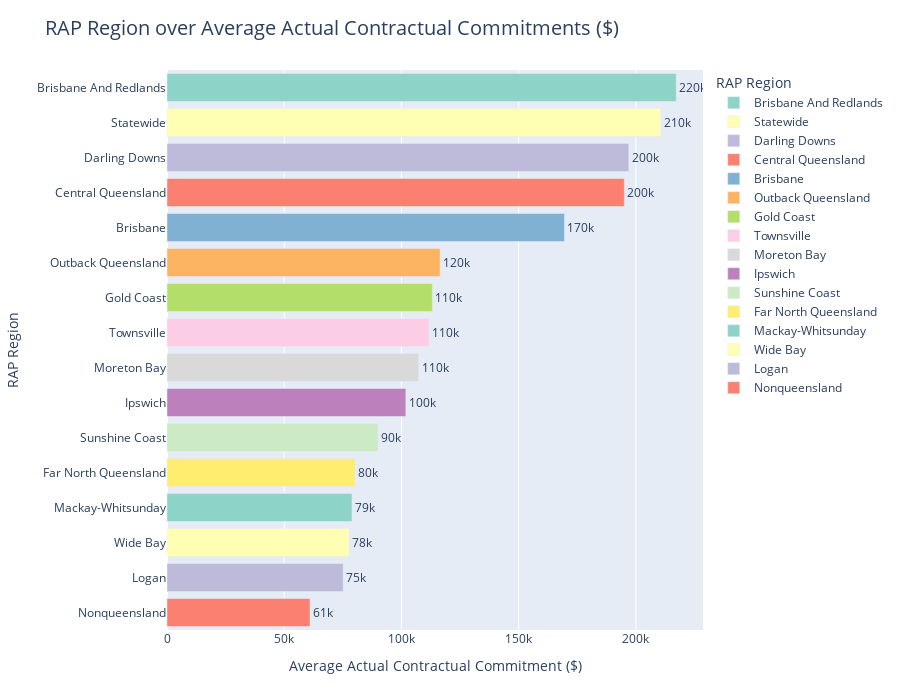

Source (notebook cell):
### Markdown cell above
#### Chart 2 - Analyze Average Actual Contractual Commitments ($) for RAP Region
* Nonqueensland significantly lags behind other regions. 
* While certain discrepancies in contract funding may seem insignificant, it is imperative to delve into the reasons behind Nonqueensland having considerably less funds allocated to contracts in comparison to other areas. 
* Within the RAP Region, specific categories exhibit a substantial influence on the extent of funds allocated to contracts. Discrepancies in contract funding across categories may not hold much significance, potentially occurring randomly. For instance, the average funds allocated to contracts in Brisbane And Redlands do not differ significantly from the statewide average. However, Nonqueensland stands out for its significantly lower funding in contracts compared to Brisbane And Redlands, Darling Downs, Brisbane, Gold Coast, and Ipswich.

### Code cell
# Group the dataframe by 'Investment/Project Title' and calculate the mean of 'Actual Contractual Commitment ($)'
average_commitment_df = df.groupby('RAP Region')['Actual Contractual Commitment ($)'].mean().reset_index()

# Rename the column to reflect that it contains average values
average_commitment_df = average_commitment_df.rename(columns={'Actual Contractual Commitment ($)': 'Average Actual Contractual Commitment ($)'})
average_commitment_df = average_commitment_df.sort_values(by='Average Actual Contractual Commitment ($)', ascending=False)


fig = px.bar(
    average_commitment_df,
    x='Average Actual Contractual Commitment ($)',
    y='RAP Region',
    orientation='h',
    title='RAP Region over Average Actual Contractual Commitments ($)',
    labels={'Average Actual Contractual Commitment ($)': 'Average Actual Contractual Commitment ($)', 'RAP Region': 'RAP Region'},
    text='Average Actual Contractual Commitment ($)',
    color='RAP Region',
    color_discrete_sequence=px.colors.qualitative.Set3,
    hover_data={'RAP Region': True}
)


fig.update_traces(texttemplate='%{text:.2s}', textposition='outside')
fig.update_layout(
    title=dict(font=dict(size=20)),
    xaxis_title="Average Actual Contractual Commitment ($)",
    yaxis_title="RAP Region",
    margin=dict(l=150, r=20, t=70, b=70),
    height=700
)

fig.show()

### Figure 1 — Plotly figure (JSON) as saved in the notebook; plotly's stock layout.template omitted (floating-point values rounded to 4 significant figures)
{"data": [{"alignmentgroup": "True", "hovertemplate": "RAP Region=%{y}<br>Average Actual Contractual Commitment ($)=%{text}<extra></extra>", "legendgroup": "Brisbane And Redlands", "marker": {"color": "rgb(141,211,199)", "pattern": {"shape": ""}}, "name": "Brisbane And Redlands", "offsetgroup": "Brisbane And Redlands", "orientation": "h", "showlegend": true, "text": [217200.0], "textposition": "outside", "texttemplate": "%{text:.2s}", "type": "bar", "x": [217200.0], "xaxis": "x", "y": ["Brisbane And Redlands"], "yaxis": "y"}, {"alignmentgroup": "True", "hovertemplate": "RAP Region=%{y}<br>Average Actual Contractual Commitment ($)=%{text}<extra></extra>", "legendgroup": "Statewide", "marker": {"color": "rgb(255,255,179)", "pattern": {"shape": ""}}, "name": "Statewide", "offsetgroup": "Statewide", "orientation": "h", "showlegend": true, "text": [210600.0], "textposition": "outside", "texttemplate": "%{text:.2s}", "type": "bar", "x": [210600.0], "xaxis": "x", "y": ["Statewide"], "yaxis": "y"}, {"alignmentgroup": "True", "hovertemplate": "RAP Region=%{y}<br>Average Actual Contractual Commitment ($)=%{text}<extra></extra>", "legendgroup": "Darling Downs", "marker": {"color": "rgb(190,186,218)", "pattern": {"shape": ""}}, "name": "Darling Downs", "offsetgroup": "Darling Downs", "orientation": "h", "showlegend": true, "text": [197000.0], "textposition": "outside", "texttemplate": "%{text:.2s}", "type": "bar", "x": [197000.0], "xaxis": "x", "y": ["Darling Downs"], "yaxis": "y"}, {"alignmentgroup": "True", "hovertemplate": "RAP Region=%{y}<br>Average Actual Contractual Commitment ($)=%{text}<extra></extra>", "legendgroup": "Central Queensland", "marker": {"color": "rgb(251,128,114)", "pattern": {"shape": ""}}, "name": "Central Queensland", "offsetgroup": "Central Queensland", "orientation": "h", "showlegend": true, "text": [195100.0], "textposition": "outside", "texttemplate": "%{text:.2s}", "type": "bar", "x": [195100.0], "xaxis": "x", "y": ["Central Queensland"], "yaxis": "y"}, {"alignmentgroup": "True", "hovertemplate": "RAP Region=%{y}<br>Average Actual Contractual Commitment ($)=%{text}<extra></extra>", "legendgroup": "Brisbane", "marker": {"color": "rgb(128,177,211)", "pattern": {"shape": ""}}, "name": "Brisbane", "offsetgroup": "Brisbane", "orientation": "h", "showlegend": true, "text": [169500.0], "textposition": "outside", "texttemplate": "%{text:.2s}", "type": "bar", "x": [169500.0], "xaxis": "x", "y": ["Brisbane"], "yaxis": "y"}, {"alignmentgroup": "True", "hovertemplate": "RAP Region=%{y}<br>Average Actual Contractual Commitment ($)=%{text}<extra></extra>", "legendgroup": "Outback Queensland", "marker": {"color": "rgb(253,180,98)", "pattern": {"shape": ""}}, "name": "Outback Queensland", "offsetgroup": "Outback Queensland", "orientation": "h", "showlegend": true, "text": [116500.0], "textposition": "outside", "texttemplate": "%{text:.2s}", "type": "bar", "x": [116500.0], "xaxis": "x", "y": ["Outback Queensland"], "yaxis": "y"}, {"alignmentgroup": "True", "hovertemplate": "RAP Region=%{y}<br>Average Actual Contractual Commitment ($)=%{text}<extra></extra>", "legendgroup": "Gold Coast", "marker": {"color": "rgb(179,222,105)", "pattern": {"shape": ""}}, "name": "Gold Coast", "offsetgroup": "Gold Coast", "orientation": "h", "showlegend": true, "text": [113200.0], "textposition": "outside", "texttemplate": "%{text:.2s}", "type": "bar", "x": [113200.0], "xaxis": "x", "y": ["Gold Coast"], "yaxis": "y"}, {"alignmentgroup": "True", "hovertemplate": "RAP Region=%{y}<br>Average Actual Contractual Commitment ($)=%{text}<extra></extra>", "legendgroup": "Townsville", "marker": {"color": "rgb(252,205,229)", "pattern": {"shape": ""}}, "name": "Townsville", "offsetgroup": "Townsville", "orientation": "h", "showlegend": true, "text": [111800.0], "textposition": "outside", "texttemplate": "%{text:.2s}", "type": "bar", "x": [111800.0], "xaxis": "x", "y": ["Townsville"], "yaxis": "y"}, {"alignmentgroup": "True", "hovertemplate": "RAP Region=%{y}<br>Average Actual Contractual Commitment ($)=%{text}<extra></extra>", "legendgroup": "Moreton Bay", "marker": {"color": "rgb(217,217,217)", "pattern": {"shape": ""}}, "name": "Moreton Bay", "offsetgroup": "Moreton Bay", "orientation": "h", "showlegend": true, "text": [107300.0], "textposition": "outside", "texttemplate": "%{text:.2s}", "type": "bar", "x": [107300.0], "xaxis": "x", "y": ["Moreton Bay"], "yaxis": "y"}, {"alignmentgroup": "True", "hovertemplate": "RAP Region=%{y}<br>Average Actual Contractual Commitment ($)=%{text}<extra></extra>", "legendgroup": "Ipswich", "marker": {"color": "rgb(188,128,189)", "pattern": {"shape": ""}}, "name": "Ipswich", "offsetgroup": "Ipswich", "orientation": "h", "showlegend": true, "text": [101900.0], "textposition": "outside", "texttemplate": "%{text:.2s}", "type": "bar", "x": [101900.0], "xaxis": "x", "y": ["Ipswich"], "yaxis": "y"}, {"alignmentgroup": "True", "hovertemplate": "RAP Region=%{y}<br>Average Actual Contractual Commitment ($)=%{text}<extra></extra>", "legendgroup": "Sunshine Coast", "marker": {"color": "rgb(204,235,197)", "pattern": {"shape": ""}}, "name": "Sunshine Coast", "offsetgroup": "Sunshine Coast", "orientation": "h", "showlegend": true, "text": [90060.0], "textposition": "outside", "texttemplate": "%{text:.2s}", "type": "bar", "x": [90060.0], "xaxis": "x", "y": ["Sunshine Coast"], "yaxis": "y"}, {"alignmentgroup": "True", "hovertemplate": "RAP Region=%{y}<br>Average Actual Contractual Commitment ($)=%{text}<extra></extra>", "legendgroup": "Far North Queensland", "marker": {"color": "rgb(255,237,111)", "pattern": {"shape": ""}}, "name": "Far North Queensland", "offsetgroup": "Far North Queensland", "orientation": "h", "showlegend": true, "text": [80250.0], "textposition": "outside", "texttemplate": "%{text:.2s}", "type": "bar", "x": [80250.0], "xaxis": "x", "y": ["Far North Queensland"], "yaxis": "y"}, {"alignmentgroup": "True", "hovertemplate": "RAP Region=%{y}<br>Average Actual Contractual Commitment ($)=%{text}<extra></extra>", "legendgroup": "Mackay-Whitsunday", "marker": {"color": "rgb(141,211,199)", "pattern": {"shape": ""}}, "name": "Mackay-Whitsunday", "offsetgroup": "Mackay-Whitsunday", "orientation": "h", "showlegend": true, "text": [78910.0], "textposition": "outside", "texttemplate": "%{text:.2s}", "type": "bar", "x": [78910.0], "xaxis": "x", "y": ["Mackay-Whitsunday"], "yaxis": "y"}, {"alignmentgroup": "True", "hovertemplate": "RAP Region=%{y}<br>Average Actual Contractual Commitment ($)=%{text}<extra></extra>", "legendgroup": "Wide Bay", "marker": {"color": "rgb(255,255,179)", "pattern": {"shape": ""}}, "name": "Wide Bay", "offsetgroup": "Wide Bay", "orientation": "h", "showlegend": true, "text": [77650.0], "textposition": "outside", "texttemplate": "%{text:.2s}", "type": "bar", "x": [77650.0], "xaxis": "x", "y": ["Wide Bay"], "yaxis": "y"}, {"alignmentgroup": "True", "hovertemplate": "RAP Region=%{y}<br>Average Actual Contractual Commitment ($)=%{text}<extra></extra>", "legendgroup": "Logan", "marker": {"color": "rgb(190,186,218)", "pattern": {"shape": ""}}, "name": "Logan", "offsetgroup": "Logan", "orientation": "h", "showlegend": true, "text": [75151], "textposition": "outside", "texttemplate": "%{text:.2s}", "type": "bar", "x": [75151], "xaxis": "x", "y": ["Logan"], "yaxis": "y"}, {"alignmentgroup": "True", "hovertemplate": "RAP Region=%{y}<br>Average Actual Contractual Commitment ($)=%{text}<extra></extra>", "legendgroup": "Nonqueensland", "marker": {"color": "rgb(251,128,114)", "pattern": {"shape": ""}}, "name": "Nonqueensland", "offsetgroup": "Nonqueensland", "orientation": "h", "showlegend": true, "text": [61007], "textposition": "outside", "texttemplate": "%{text:.2s}", "type": "bar", "x": [61007], "xaxis": "x", "y": ["Nonqueensland"], "yaxis": "y"}], "layout": {"barmode": "relative", "height": 700, "legend": {"title": {"text": "RAP Region"}, "tracegroupgap": 0}, "margin": {"b": 70, "l": 150, "r": 20, "t": 70}, "title": {"font": {"size": 20}, "text": "RAP Region over Average Actual Contractual Commitments ($)"}, "xaxis": {"anchor": "y", "domain": [0, 1], "title": {"text": "Average Actual Contractual Commitment ($)"}}, "yaxis": {"anchor": "x", "categoryarray": ["Nonqueensland", "Logan", "Wide Bay", "Mackay-Whitsunday", "Far North Queensland", "Sunshine Coast", "Ipswich", "Moreton Bay", "Townsville", "Gold Coast", "Outback Queensland", "Brisbane", "Central Queensland", "Darling Downs", "Statewide", "Brisbane And Redlands"], "categoryorder": "array", "domain": [0, 1], "title": {"text": "RAP Region"}}}}
